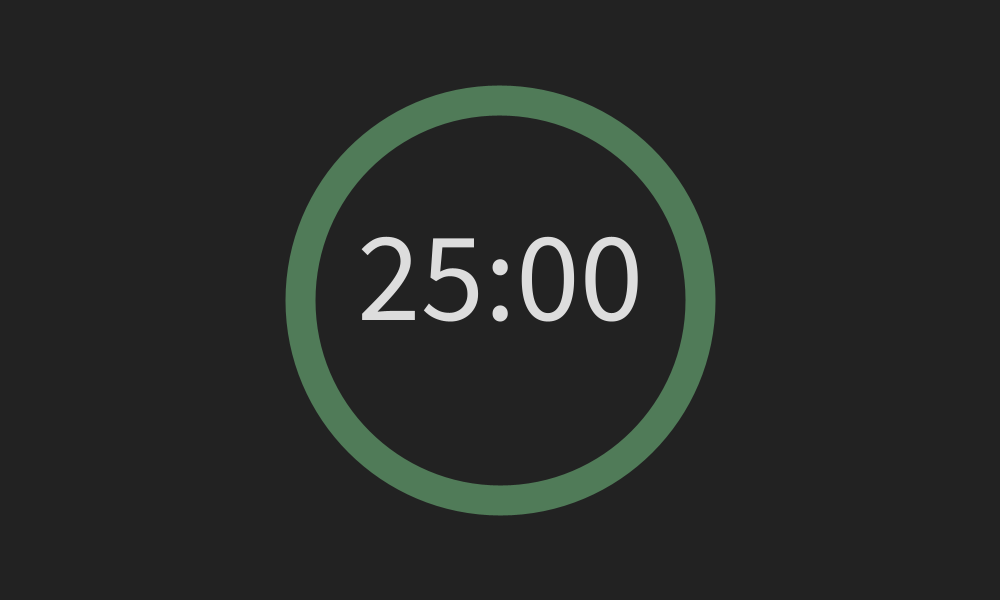
Frame 1 (no input)
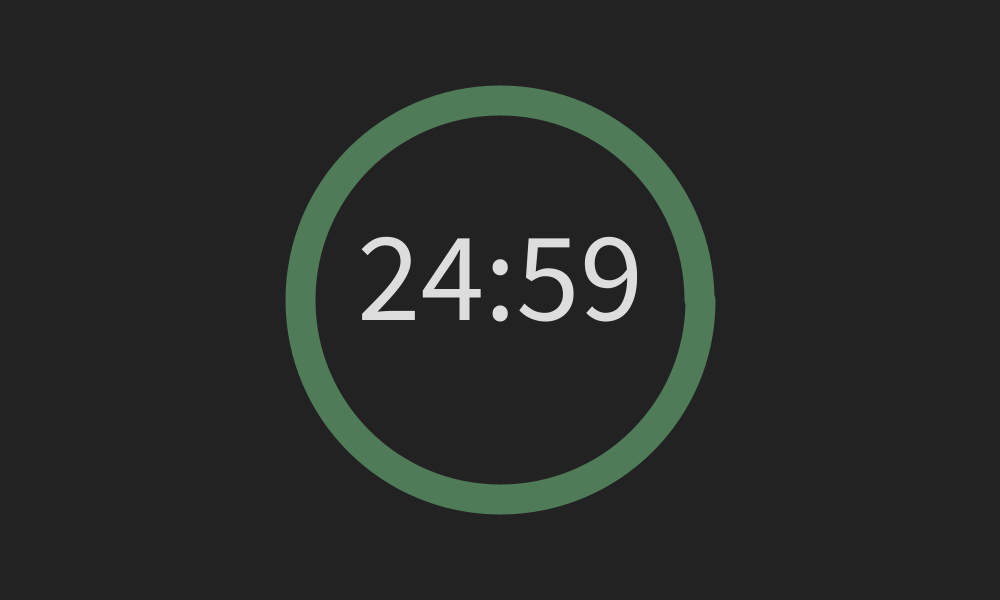
Frame 60 (the mouse pressed at the canvas centre just before this capture)
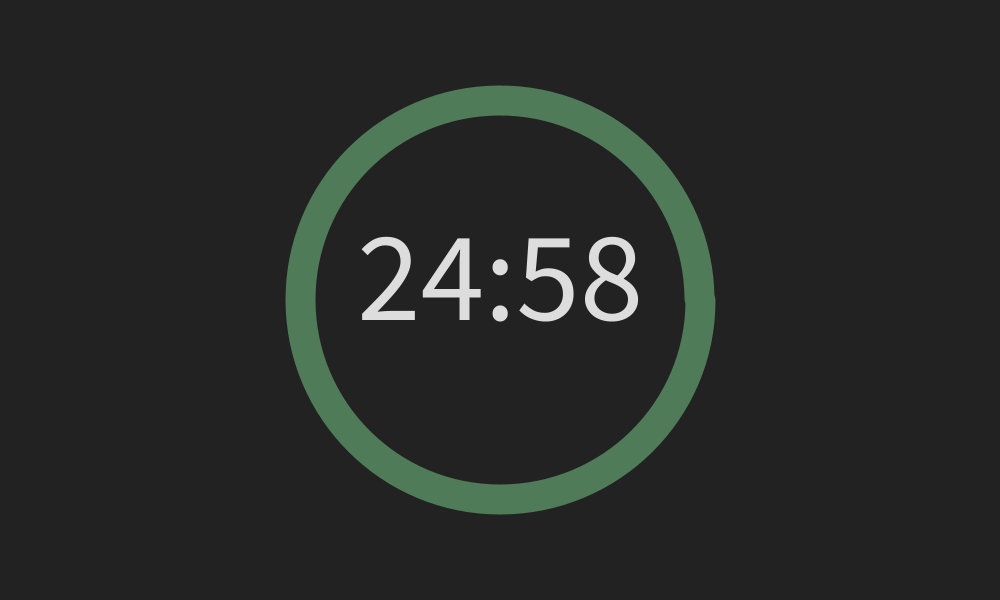
Frame 120 (the mouse held since frame 60 and released just before this capture)

The Processing sketch that drew these frames (run headless with seeded random() and noise(); from frame 60 on, the mouse is pressed at the canvas centre):

// Processing sketch: sketch_231124a
// ── sketch_231124a.pde

PomodoroTimer timer;


color accent1 = color(34, 34, 34);

color accent2 = color(221, 221, 221);

void setup() {
  size(1000, 600);
  timer = new PomodoroTimer(25, 5);
}


void draw() {
  background(accent1); // almost black looks clean

  fill(accent2); // almost white clean


  
  
  timer.drawMe();
  
 
  
}

// ── PomodoroTimer.pde
class PomodoroTimer {



  boolean onBreak, timerStart;


  int totalFrames;

  color timerColor = color(80, 123, 88);

  String minutesDisplay, secondsDisplay;

  int seconds;

  int secondsDown;

  int studyTime;

  PomodoroTimer(int st, int bt) {
    this.onBreak = false;
    this.timerStart = true;

    this.studyTime = st;


    this.totalFrames = 3600 * st + 1;

    seconds = (totalFrames - frameCount) / 60;
  }




  void drawMe() {

    if (timerStart) {

      seconds = (totalFrames - frameCount) / 60;
    }
  
    textSize(128);




    minutesDisplay = str(seconds/60);
    secondsDisplay = str(seconds % 60);



    if (int(minutesDisplay) < 10) {

      minutesDisplay = "0" + minutesDisplay;
    }

    if (int(secondsDisplay) < 10) {

      secondsDisplay = "0" + secondsDisplay;
    }


    fill(accent2);
    textAlign(CENTER);
    text(minutesDisplay + ":" + secondsDisplay, width / 2, (height / 2) + 20);


     noFill();
     
     stroke(timerColor);

    strokeWeight(30);
    
    float angle = (seconds * 1.0 /  (60 * this.studyTime)) * 360;
    
    
    
    
    arc(width / 2, height / 2, 400, 400, 0, radians(angle));




    
  }
}

// ── timer_test.pde
//int secondsDown;
//int timer;
//int interval = 60000 * 25; // 10 seconds


//void setup() {


// timer = millis();

// textSize(100);

// size(800, 300);

//}


//void draw() {


//  background(200);

//  if (millis() - timer > interval) {

//    timer = millis();

//  }

//  int elapsedSeconds = (millis() - timer) / 1000;

//  secondsDown = interval/1000 - elapsedSeconds;

//  text(secondsDown / 60, 150, 195);

//  text(secondsDown % 60, 300, 195);





//}
